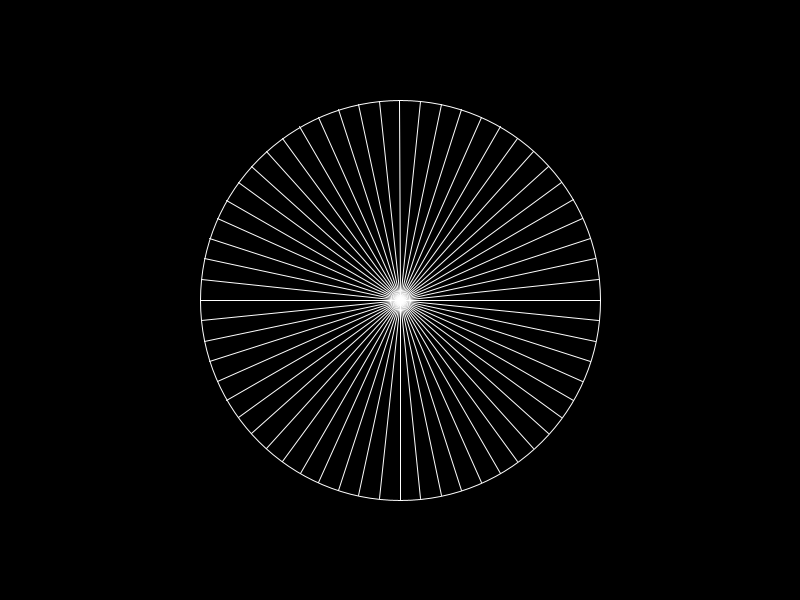
Frame 1 (no input)
Frame 60 (the mouse pressed at the canvas centre just before this capture): identical to frame 1, image omitted
Frame 120 (the mouse held since frame 60 and released just before this capture): identical to frame 1, image omitted

The Processing sketch that drew this single still picture (run headless with seeded random() and noise(); from frame 60 on, the mouse is pressed at the canvas centre):

// Processing sketch: A_5_2_FOR_Exercicio1
// ── A_5_2_FOR_Exercicio1.pde
// variáveis
float angle;
float pX, pY;
//constantes
int raio, centroX, centroY;
int numDiv = 60;

void setup(){
  size(800, 600);
  background (0);
  stroke(255);
  noFill();
  
  raio = height/3;
  centroX = width/2;
  centroY = height/2;
  
}

void draw() {
  background (0);
  ellipse(centroX, centroY, raio*2, raio*2); 
  //numDiv = int(map(mouseX,0,width,0,60));
  for (int i = 1; i <= numDiv; i++){
    angle = (TWO_PI/numDiv)*i;
    pX =  centroX + raio * sin(angle);
    pY =  centroY + raio * cos(angle);
    line (centroX, centroY, pX, pY);
  }  
}
